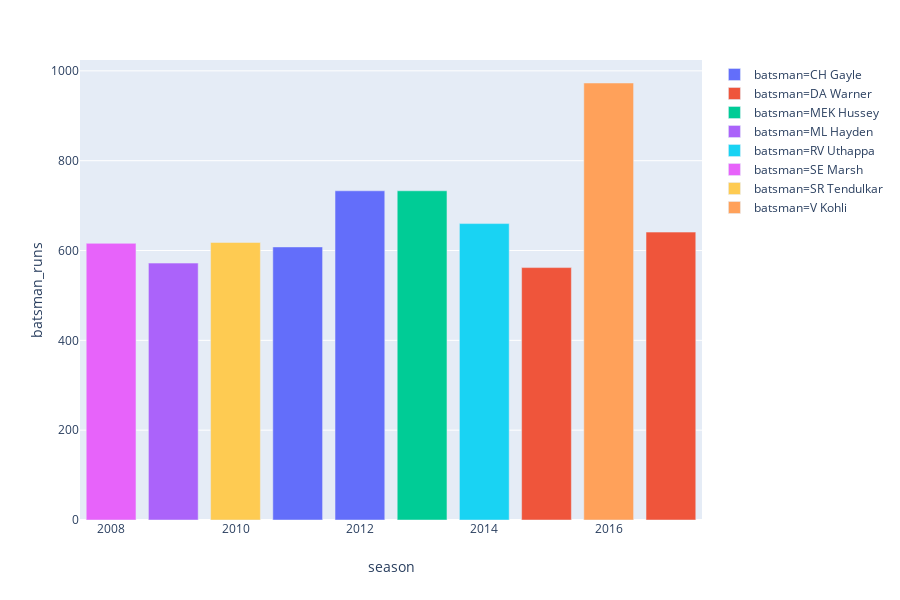

The notebook cell this image was saved under:
### Code cell
orange=matches[['id','season']]
orange=orange.merge(delivery,left_on='id',right_on='match_id',how='left')
orange=orange.groupby(['season','batsman'])['batsman_runs'].sum().reset_index()
orange=orange.sort_values('batsman_runs',ascending=0)
orange=orange.drop_duplicates(subset=["season"],keep="first")
orange.sort_values(by='season')

px.bar(orange, x="season", y = "batsman_runs", color="batsman")

### Figure 1 — Plotly figure (JSON) as saved in the notebook; plotly's stock layout.template omitted (floating-point values rounded to 4 significant figures)
{"data": [{"alignmentgroup": "True", "hovertemplate": "batsman=CH Gayle<br>season=%{x}<br>batsman_runs=%{y}<extra></extra>", "legendgroup": "batsman=CH Gayle", "marker": {"color": "#636efa"}, "name": "batsman=CH Gayle", "offsetgroup": "batsman=CH Gayle", "orientation": "v", "showlegend": true, "textposition": "auto", "type": "bar", "uid": "9635540c-732a-42f8-b6fd-4db3c7329d26", "x": [2012, 2011], "xaxis": "x", "y": [733, 608], "yaxis": "y"}, {"alignmentgroup": "True", "hovertemplate": "batsman=DA Warner<br>season=%{x}<br>batsman_runs=%{y}<extra></extra>", "legendgroup": "batsman=DA Warner", "marker": {"color": "#EF553B"}, "name": "batsman=DA Warner", "offsetgroup": "batsman=DA Warner", "orientation": "v", "showlegend": true, "textposition": "auto", "type": "bar", "uid": "efdf3643-9f14-44e1-b764-f09b941b96f3", "x": [2017, 2015], "xaxis": "x", "y": [641, 562], "yaxis": "y"}, {"alignmentgroup": "True", "hovertemplate": "batsman=MEK Hussey<br>season=%{x}<br>batsman_runs=%{y}<extra></extra>", "legendgroup": "batsman=MEK Hussey", "marker": {"color": "#00cc96"}, "name": "batsman=MEK Hussey", "offsetgroup": "batsman=MEK Hussey", "orientation": "v", "showlegend": true, "textposition": "auto", "type": "bar", "uid": "0272c147-f5a3-4907-aa6d-12fb510b3776", "x": [2013], "xaxis": "x", "y": [733], "yaxis": "y"}, {"alignmentgroup": "True", "hovertemplate": "batsman=ML Hayden<br>season=%{x}<br>batsman_runs=%{y}<extra></extra>", "legendgroup": "batsman=ML Hayden", "marker": {"color": "#ab63fa"}, "name": "batsman=ML Hayden", "offsetgroup": "batsman=ML Hayden", "orientation": "v", "showlegend": true, "textposition": "auto", "type": "bar", "uid": "d8e377cd-da6a-4f25-b8eb-8562e5ab503d", "x": [2009], "xaxis": "x", "y": [572], "yaxis": "y"}, {"alignmentgroup": "True", "hovertemplate": "batsman=RV Uthappa<br>season=%{x}<br>batsman_runs=%{y}<extra></extra>", "legendgroup": "batsman=RV Uthappa", "marker": {"color": "#19d3f3"}, "name": "batsman=RV Uthappa", "offsetgroup": "batsman=RV Uthappa", "orientation": "v", "showlegend": true, "textposition": "auto", "type": "bar", "uid": "cc0b171e-9e8b-405d-a337-9a08e384b070", "x": [2014], "xaxis": "x", "y": [660], "yaxis": "y"}, {"alignmentgroup": "True", "hovertemplate": "batsman=SE Marsh<br>season=%{x}<br>batsman_runs=%{y}<extra></extra>", "legendgroup": "batsman=SE Marsh", "marker": {"color": "#e763fa"}, "name": "batsman=SE Marsh", "offsetgroup": "batsman=SE Marsh", "orientation": "v", "showlegend": true, "textposition": "auto", "type": "bar", "uid": "f52eff25-f163-4a03-bb95-c086a914c5c8", "x": [2008], "xaxis": "x", "y": [616], "yaxis": "y"}, {"alignmentgroup": "True", "hovertemplate": "batsman=SR Tendulkar<br>season=%{x}<br>batsman_runs=%{y}<extra></extra>", "legendgroup": "batsman=SR Tendulkar", "marker": {"color": "#fecb52"}, "name": "batsman=SR Tendulkar", "offsetgroup": "batsman=SR Tendulkar", "orientation": "v", "showlegend": true, "textposition": "auto", "type": "bar", "uid": "e1692b00-b53a-41a3-af80-cc00ff20aaac", "x": [2010], "xaxis": "x", "y": [618], "yaxis": "y"}, {"alignmentgroup": "True", "hovertemplate": "batsman=V Kohli<br>season=%{x}<br>batsman_runs=%{y}<extra></extra>", "legendgroup": "batsman=V Kohli", "marker": {"color": "#ffa15a"}, "name": "batsman=V Kohli", "offsetgroup": "batsman=V Kohli", "orientation": "v", "showlegend": true, "textposition": "auto", "type": "bar", "uid": "145645e1-775b-422e-a232-1b6e12e07d50", "x": [2016], "xaxis": "x", "y": [973], "yaxis": "y"}], "layout": {"barmode": "relative", "grid": {"xaxes": ["x"], "xgap": 0.1, "xside": "bottom", "yaxes": ["y"], "ygap": 0.1, "yside": "left"}, "height": 600, "legend": {"tracegroupgap": 0}, "margin": {"t": 60}, "xaxis": {"title": {"text": "season"}}, "yaxis": {"title": {"text": "batsman_runs"}}}}
